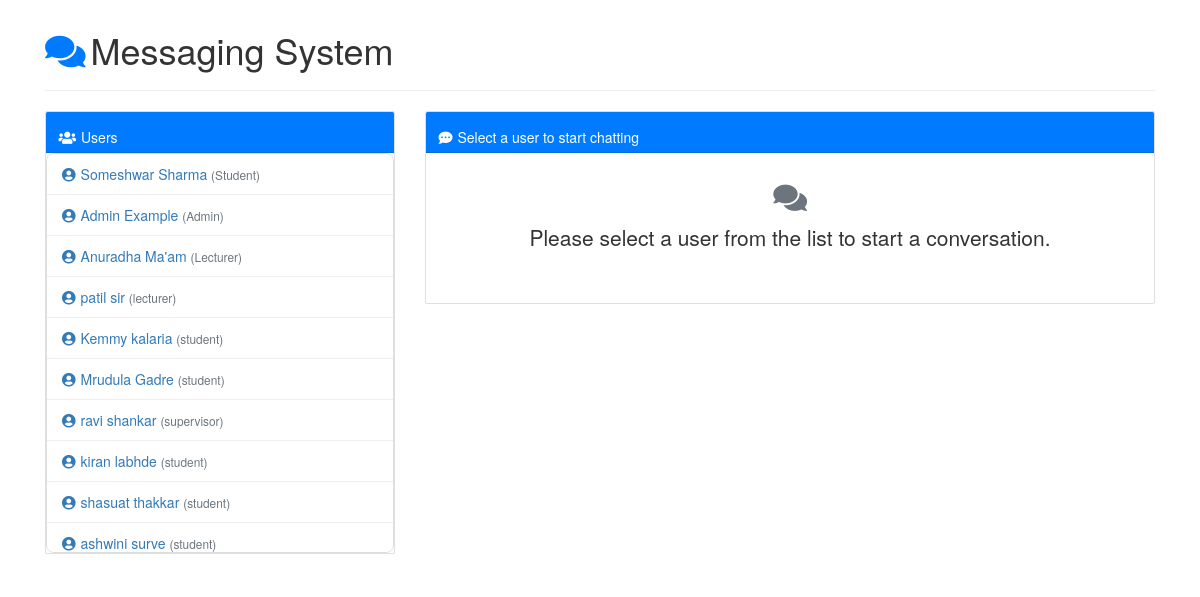
Page /lecturer/get_messages.php (signed in) on the committed database.
### tables this page shows
CREATE TABLE `users` (
  `id` varchar(8) NOT NULL,
  `name` varchar(25) NOT NULL,
  `surname` varchar(25) NOT NULL,
  `email` varchar(100) NOT NULL,
  `username` varchar(10) NOT NULL,
  `password` varchar(10) NOT NULL,
  `rank` varchar(15) NOT NULL,
  `level` int(1) NOT NULL
);

### lecturer/get_messages.php (the view, shortened to what this page needs)
<?php
include "../db_handler.php";
$current_user_id = $_SESSION['id'];
try {
    $sql = "SELECT id, name, surname, `rank` FROM users WHERE id != ?";
    $stmt = $conn->prepare($sql);
    $stmt->bind_param("s", $current_user_id);
    $stmt->execute();
    $users_result = $stmt->get_result();
} catch (Exception $e) {
    logError("Exception in user query: " . $e->getMessage());
    die("Database error: " . $e->getMessage());
}
$selected_user = isset($_GET['user']) ? $_GET['user'] : (isset($_POST['receiver_id']) ? $_POST['receiver_id'] : null);
$messages = array();
?>
<!DOCTYPE html>
<html lang="en">
<head>
    <link rel="stylesheet" href="https://stackpath.bootstrapcdn.com/bootstrap/4.5.2/css/bootstrap.min.css">
    <link rel="stylesheet" href="https://cdnjs.cloudflare.com/ajax/libs/font-awesome/5.15.1/css/all.min.css">
</head>
<body>
    <?php
        include "../includes/header.php";
    ?>
    <div id="wrapper">
        <div id="page-wrapper">
            <div class="container-fluid">
                <div class="container">
                    <h1 class="my-4"><i class="fas fa-comments text-primary mr-2"></i>Messaging System</h1>
                    <hr>
                    <div class="row">
                        <div class="col-md-4">
                            <div class="card mb-4">
                                <div class="card-header bg-primary text-white">
                                    <h5 class="card-title mb-0"><i class="fas fa-users mr-2"></i>Users</h5>
                                </div>
                                <div class="card-body p-0">
                                    <div class="user-list">
                                        <?php
                                        try {
                                            $sql = "SELECT sender_id, COUNT(*) as unread
                                                   FROM messages
                                                   WHERE receiver_id = ? AND is_read = 0
                                                   GROUP BY sender_id";
                                            $stmt = $conn->prepare($sql);
                                            if (!$stmt) {
                                                logError("Prepare failed for unread counts: " . $conn->error);
                                            } else {
                                                $unread_counts = array();
                                                if ($users_result->num_rows > 0) {
                                                    $users_result->data_seek(0);
                                                    while($user = $users_result->fetch_assoc()) {
                                                        $active_class = ($selected_user == $user['id']) ? 'active' : '';
                                                        $unread_count = isset($unread_counts[$user['id']]) ? $unread_counts[$user['id']] : 0;
                                                        $unread_badge = $unread_count > 0 ? "<span class='unread-badge float-right'>{$unread_count}</span>" : "";
                                                        echo "<a href='?user={$user['id']}' class='text-decoration-none'>";
                                                        echo "<div class='user-item {$active_class}'>";
                                                        echo "<i class='fas fa-user-circle mr-2'></i>";
                                                        echo "{$user['name']} {$user['surname']} ";
                                                        echo "<small class='text-muted'>({$user['rank']})</small> {$unread_badge}";
                                                        echo "</div>";
                                                        echo "</a>";
                                                    }
                                                } else {
                                                    echo "<div class='p-3'>No other users found.</div>";
                                                }
                                            }
                                        } catch (Exception $e) {
                                            logError("Exception in displaying users: " . $e->getMessage());
                                            echo "<div class='p-3 text-danger'>Error loading users.</div>";
                                        }
                                        ?>
                                    </div>
                                </div>
                            </div>
                        </div>
                        <div class="col-md-8">
                            <div class="card mb-4">
                                <div class="card-header bg-primary text-white">
                                    <?php
                                    if($selected_user) {
                                        try {
                                            $sql = "SELECT name, surname, `rank` FROM users WHERE id = ?";
                                            $stmt = $conn->prepare($sql);
                                            if (!$stmt) {
                                                logError("Prepare failed for user info: " . $conn->error);
                                                echo "<h5 class='card-title mb-0'><i class='fas fa-comment-dots mr-2'></i>Chat</h5>";
                                            } else {
                                                $stmt->bind_param("s", $selected_user);
                                                $stmt->execute();
                                                $user_info = $stmt->get_result()->fetch_assoc();
                                                $stmt->close();
                                                if ($user_info) {
                                                    echo "<h5 class='card-title mb-0'>";
                                                    echo "<i class='fas fa-comment-dots mr-2'></i>Chat with {$user_info['name']} {$user_info['surname']}";
                                                    echo " <small>({$user_info['rank']})</small>";
                                                    echo "</h5>";
                                                } else {
                                                    echo "<h5 class='card-title mb-0'><i class='fas fa-comment-dots mr-2'></i>Chat with Unknown User</h5>";
                                                }
                                            }
                                        } catch (Exception $e) {
                                            logError("Exception in displaying user info: " . $e->getMessage());
                                            echo "<h5 class='card-title mb-0'><i class='fas fa-comment-dots mr-2'></i>Chat</h5>";
                                        }
                                    } else {
                                        echo "<h5 class='card-title mb-0'><i class='fas fa-comment-dots mr-2'></i>Select a user to start chatting</h5>";
                                    }
                                    ?>
                                </div>
                                <div class="card-body p-0">
                                    <?php if($selected_user): ?>
                                        <div class="chat-container" id="chatContainer">
                                            <?php if(count($messages) > 0): ?>
                                                <?php foreach($messages as $msg): ?>
                                                    <div class="message-wrapper clearfix">
                                                        <?php
                                                        $message_class = ($msg['sender_id'] == $current_user_id) ? 'sent' : 'received';
                                                        $formatted_time = date('M d, Y g:i A', strtotime($msg['timestamp']));
                                                        ?>
                                                        <div class="message <?php echo $message_class; ?>">
                                                            <div class="message-content"><?php echo htmlspecialchars($msg['message_content']); ?></div>
                                                            <div class="message-time"><?php echo $formatted_time; ?></div>
                                                        </div>
                                                    </div>
                                                <?php endforeach; ?>
                                            <?php else: ?>
                                                <p class="no-messages">No messages yet. Start a conversation!</p>
                                            <?php endif; ?>
                                        </div>
                                        <div class="message-form">
                                            <form method="post" action="messaging.php" id="messageForm">
                                                <input type="hidden" name="receiver_id" value="<?php echo $selected_user; ?>">
                                                <div class="form-group">
                                                    <textarea class="form-control message-input" name="message" placeholder="Type your message..." required rows="2"></textarea>
                                                </div>
                                                <button type="submit" name="send_message" class="btn btn-primary send-btn">
                                                    <i class="fas fa-paper-plane mr-1"></i> Send
                                                </button>
                                            </form>
                                        </div>
                                    <?php else: ?>
                                        <div class="p-5 text-center">
                                            <i class="fas fa-comments text-muted mb-3" style="font-size: 3rem;"></i>
                                            <p class="lead">Please select a user from the list to start a conversation.</p>
                                        </div>
                                    <?php endif; ?>
                                </div>
                            </div>
                        </div>
                    </div>
                </div>
            </div>
        </div>
    </div>
</body>
</html>

### lecturer/get_messages.php (style rules this page uses)
body { background-color: #f0f8ff; font-family: 'Segoe UI', Tahoma, Geneva, Verdana, sans-serif; }
.user-list { height: 400px; overflow-y: auto; border: 1px solid #ddd; border-radius: 8px; background-color: #fff; }
.user-item { padding: 10px 15px; border-bottom: 1px solid #eee; cursor: pointer; transition: all 0.2s ease; }
#wrapper { padding-left: 0; transition: all 0.5s ease; }
#page-wrapper { width: 100%; padding: 15px; }

### rows in the picture
users: name "Someshwar", surname "Sharma", rank "Student"
users: name "Admin", surname "Example", rank "Admin"
users: name "Anuradha", surname "Ma'am", rank "Lecturer"
users: name "patil", surname "sir", rank "lecturer"
users: name "Kemmy", surname "kalaria", rank "student"
users: name "Mrudula", surname "Gadre", rank "student"
users: name "ravi", surname "shankar", rank "supervisor"
users: name "kiran", surname "labhde", rank "student"
users: name "shasuat", surname "thakkar", rank "student"
users: name "ashwini", surname "surve", rank "student"
